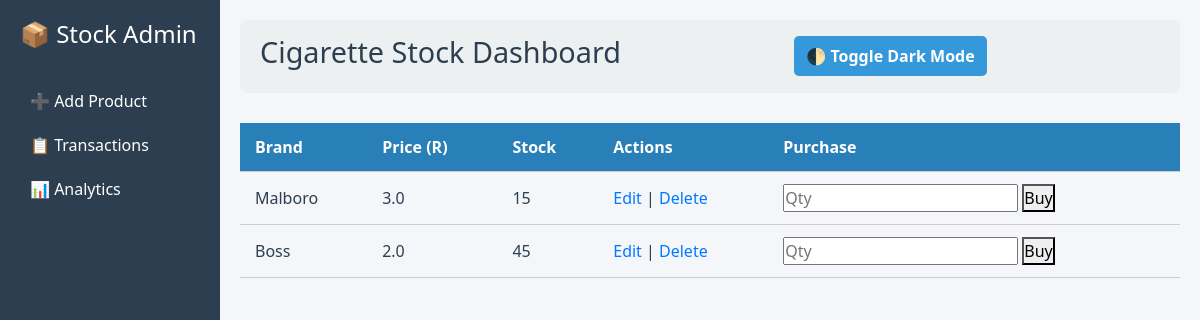
Before: / with the older database file.
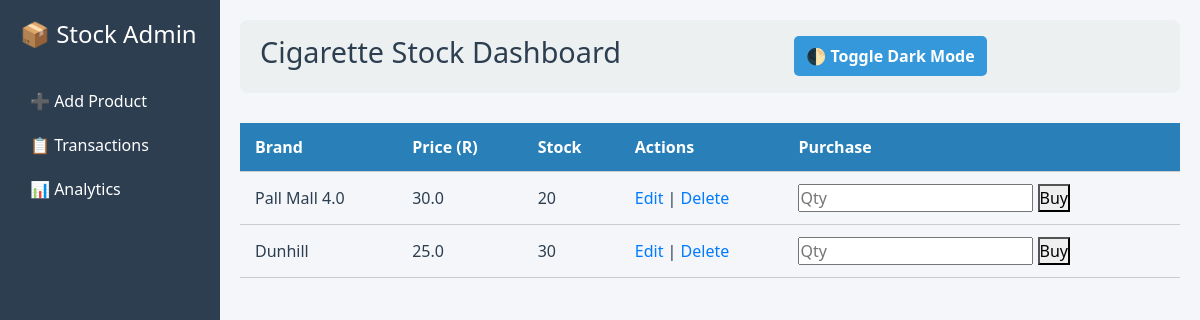
After: the same page with the newer database file.
### tables this page shows
CREATE TABLE products (
                    id INTEGER PRIMARY KEY AUTOINCREMENT,
                    name TEXT NOT NULL,
                    price REAL,
                    stock INTEGER
                );

### app.py (the view)
@app.route('/')
def dashboard():
    conn = sqlite3.connect('database.db')
    products = conn.execute("SELECT * FROM products").fetchall()
    conn.close()
    return render_template('dashboard.html', products=products)

### templates/dashboard.html (shortened to what this page needs)
{% extends "base.html" %}
{% block content %}
  <link rel="stylesheet" href="{{ url_for('static', filename='Dashboard.css') }}">
  <div class="dashboard-container">
    <aside class="sidebar">
      <h2>📦 Stock Admin</h2>
      <nav>
        <a href="{{ url_for('add_product') }}">➕ Add Product</a>
        <a href="{{ url_for('transactions') }}">📋 Transactions</a>
        <a href="{{ url_for('analytics') }}">📊 Analytics</a>
      </nav>
    </aside>
    <main class="main-content">
      <header class="dashboard-header">
        <h1>Cigarette Stock Dashboard</h1>
        <div class="header-actions">
          <button id="toggle-dark">🌓 Toggle Dark Mode</button>
         </div>
      </header>
      <div class="table-wrapper">
        <table>
          <thead>
            <tr>
              <th>Brand</th>
              <th>Price (R)</th>
              <th>Stock</th>
              <th>Actions</th>
              <th>Purchase</th>
            </tr>
          </thead>
          <tbody>
            {% for product in products %}
              <tr>
                <td>{{ product[1] }}</td>
                <td>{{ product[2] }}</td>
                <td>{{ product[3] }}</td>
                <td>
                  <a href="{{ url_for('edit_product', id=product[0]) }}">Edit</a> |
                  <a href="{{ url_for('delete_product', id=product[0]) }}" onclick="return confirm('Are you sure?');">Delete</a>
                </td>
                <td>
                  <form method="POST" action="{{ url_for('purchase', id=product[0]) }}">
                    <input type="number" name="quantity" min="1" placeholder="Qty" required>
                    <button type="submit">Buy</button>
                  </form>
                </td>
              </tr>
            {% endfor %}
          </tbody>
        </table>
      </div>
    </main>
  </div>
{% endblock %}

Changed rows visible on the page:
removed products: name "Malboro", price "3.0", stock "15"
changed products: name "Boss" → "Pall Mall 4.0"; price "2.0" → "30.0"; stock "45" → "20"
added products: name "Dunhill", price "25.0", stock "30"
